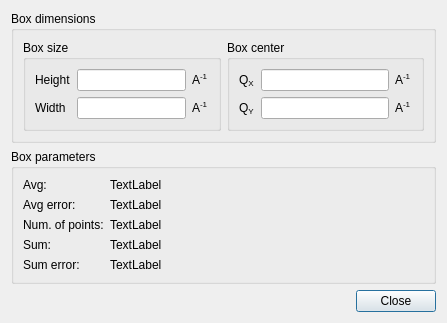
<?xml version="1.0" encoding="UTF-8"?>
<ui version="4.0">
 <class>BoxSumUI</class>
 <widget class="QDialog" name="BoxSumUI">
  <property name="geometry">
   <rect>
    <x>0</x>
    <y>0</y>
    <width>447</width>
    <height>315</height>
   </rect>
  </property>
  <property name="sizePolicy">
   <sizepolicy hsizetype="MinimumExpanding" vsizetype="MinimumExpanding">
    <horstretch>0</horstretch>
    <verstretch>0</verstretch>
   </sizepolicy>
  </property>
  <property name="windowTitle">
   <string>Box Sum</string>
  </property>
  <property name="windowIcon">
   <iconset resource="main_resources.qrc">
    <normaloff>:/res/ball.ico</normaloff>:/res/ball.ico</iconset>
  </property>
  <layout class="QGridLayout" name="gridLayout_7">
   <item row="0" column="0" colspan="2">
    <widget class="QGroupBox" name="groupBox">
     <property name="title">
      <string>Box dimensions</string>
     </property>
     <layout class="QGridLayout" name="gridLayout_4">
      <item row="0" column="0">
       <layout class="QGridLayout" name="gridLayout_3">
        <item row="0" column="0">
         <widget class="QGroupBox" name="groupBox_4">
          <property name="title">
           <string>Box size</string>
          </property>
          <layout class="QGridLayout" name="gridLayout">
           <item row="0" column="0">
            <widget class="QLabel" name="label">
             <property name="toolTip">
              <string>&lt;html&gt;&lt;head/&gt;&lt;body&gt;&lt;p&gt;Height of the box.&lt;/p&gt;&lt;/body&gt;&lt;/html&gt;</string>
             </property>
             <property name="text">
              <string>Height</string>
             </property>
            </widget>
           </item>
           <item row="0" column="1">
            <widget class="QLineEdit" name="txtBoxHeight">
             <property name="toolTip">
              <string>&lt;html&gt;&lt;head/&gt;&lt;body&gt;&lt;p&gt;Height of the box.&lt;/p&gt;&lt;/body&gt;&lt;/html&gt;</string>
             </property>
            </widget>
           </item>
           <item row="0" column="2">
            <widget class="QLabel" name="label_10">
             <property name="text">
              <string>&lt;html&gt;&lt;head/&gt;&lt;body&gt;&lt;p&gt;A&lt;span style=&quot; vertical-align:super;&quot;&gt;-1&lt;/span&gt;&lt;/p&gt;&lt;/body&gt;&lt;/html&gt;</string>
             </property>
            </widget>
           </item>
           <item row="1" column="0">
            <widget class="QLabel" name="label_2">
             <property name="toolTip">
              <string>&lt;html&gt;&lt;head/&gt;&lt;body&gt;&lt;p&gt;Width of the box.&lt;/p&gt;&lt;/body&gt;&lt;/html&gt;</string>
             </property>
             <property name="text">
              <string>Width</string>
             </property>
            </widget>
           </item>
           <item row="1" column="1">
            <widget class="QLineEdit" name="txtBoxWidth">
             <property name="toolTip">
              <string>&lt;html&gt;&lt;head/&gt;&lt;body&gt;&lt;p&gt;Width of the box.&lt;/p&gt;&lt;/body&gt;&lt;/html&gt;</string>
             </property>
            </widget>
           </item>
           <item row="1" column="2">
            <widget class="QLabel" name="label_11">
             <property name="text">
              <string>&lt;html&gt;&lt;head/&gt;&lt;body&gt;&lt;p&gt;A&lt;span style=&quot; vertical-align:super;&quot;&gt;-1&lt;/span&gt;&lt;/p&gt;&lt;/body&gt;&lt;/html&gt;</string>
             </property>
            </widget>
           </item>
          </layout>
         </widget>
        </item>
        <item row="0" column="1">
         <widget class="QGroupBox" name="groupBox_2">
          <property name="title">
           <string>Box center</string>
          </property>
          <layout class="QGridLayout" name="gridLayout_2">
           <item row="0" column="0">
            <widget class="QLabel" name="label_3">
             <property name="toolTip">
              <string>&lt;html&gt;&lt;head/&gt;&lt;body&gt;&lt;p&gt;X coordinate of the center of the box.&lt;/p&gt;&lt;/body&gt;&lt;/html&gt;</string>
             </property>
             <property name="text">
              <string>&lt;html&gt;&lt;head/&gt;&lt;body&gt;&lt;p&gt;Q&lt;span style=&quot; vertical-align:sub;&quot;&gt;X&lt;/span&gt;&lt;/p&gt;&lt;/body&gt;&lt;/html&gt;</string>
             </property>
            </widget>
           </item>
           <item row="0" column="1">
            <widget class="QLineEdit" name="txtCenterX">
             <property name="toolTip">
              <string>&lt;html&gt;&lt;head/&gt;&lt;body&gt;&lt;p&gt;X coordinate of the center of the box.&lt;/p&gt;&lt;/body&gt;&lt;/html&gt;</string>
             </property>
            </widget>
           </item>
           <item row="0" column="2">
            <widget class="QLabel" name="label_13">
             <property name="text">
              <string>&lt;html&gt;&lt;head/&gt;&lt;body&gt;&lt;p&gt;A&lt;span style=&quot; vertical-align:super;&quot;&gt;-1&lt;/span&gt;&lt;/p&gt;&lt;/body&gt;&lt;/html&gt;</string>
             </property>
            </widget>
           </item>
           <item row="1" column="0">
            <widget class="QLabel" name="label_4">
             <property name="toolTip">
              <string>&lt;html&gt;&lt;head/&gt;&lt;body&gt;&lt;p&gt;Y coordinate of the center of the box.&lt;/p&gt;&lt;/body&gt;&lt;/html&gt;</string>
             </property>
             <property name="text">
              <string>&lt;html&gt;&lt;head/&gt;&lt;body&gt;&lt;p&gt;Q&lt;span style=&quot; vertical-align:sub;&quot;&gt;Y&lt;/span&gt;&lt;/p&gt;&lt;/body&gt;&lt;/html&gt;</string>
             </property>
            </widget>
           </item>
           <item row="1" column="1">
            <widget class="QLineEdit" name="txtCenterY">
             <property name="toolTip">
              <string>&lt;html&gt;&lt;head/&gt;&lt;body&gt;&lt;p&gt;Y coordinate of the center of the box.&lt;/p&gt;&lt;/body&gt;&lt;/html&gt;</string>
             </property>
             <property name="text">
              <string/>
             </property>
            </widget>
           </item>
           <item row="1" column="2">
            <widget class="QLabel" name="label_12">
             <property name="text">
              <string>&lt;html&gt;&lt;head/&gt;&lt;body&gt;&lt;p&gt;A&lt;span style=&quot; vertical-align:super;&quot;&gt;-1&lt;/span&gt;&lt;/p&gt;&lt;/body&gt;&lt;/html&gt;</string>
             </property>
            </widget>
           </item>
          </layout>
         </widget>
        </item>
       </layout>
      </item>
     </layout>
    </widget>
   </item>
   <item row="1" column="0" colspan="2">
    <widget class="QGroupBox" name="groupBox_3">
     <property name="title">
      <string>Box parameters</string>
     </property>
     <layout class="QGridLayout" name="gridLayout_5">
      <item row="0" column="0">
       <layout class="QFormLayout" name="formLayout">
        <item row="0" column="0">
         <widget class="QLabel" name="label_5">
          <property name="toolTip">
           <string>&lt;html&gt;&lt;head/&gt;&lt;body&gt;&lt;p&gt;Average point count in selected region.&lt;/p&gt;&lt;/body&gt;&lt;/html&gt;</string>
          </property>
          <property name="text">
           <string>Avg:</string>
          </property>
         </widget>
        </item>
        <item row="0" column="1">
         <widget class="QLabel" name="lblAvg">
          <property name="toolTip">
           <string>&lt;html&gt;&lt;head/&gt;&lt;body&gt;&lt;p&gt;Average point count in selected region.&lt;/p&gt;&lt;/body&gt;&lt;/html&gt;</string>
          </property>
          <property name="text">
           <string>TextLabel</string>
          </property>
         </widget>
        </item>
        <item row="1" column="0">
         <widget class="QLabel" name="label_6">
          <property name="toolTip">
           <string>&lt;html&gt;&lt;head/&gt;&lt;body&gt;&lt;p&gt;Error of average point count in selected region.&lt;/p&gt;&lt;/body&gt;&lt;/html&gt;</string>
          </property>
          <property name="text">
           <string>Avg error:</string>
          </property>
         </widget>
        </item>
        <item row="1" column="1">
         <widget class="QLabel" name="lblAvgErr">
          <property name="toolTip">
           <string>&lt;html&gt;&lt;head/&gt;&lt;body&gt;&lt;p&gt;Error of average point count in selected region.&lt;/p&gt;&lt;/body&gt;&lt;/html&gt;</string>
          </property>
          <property name="text">
           <string>TextLabel</string>
          </property>
         </widget>
        </item>
        <item row="2" column="0">
         <widget class="QLabel" name="label_7">
          <property name="toolTip">
           <string>&lt;html&gt;&lt;head/&gt;&lt;body&gt;&lt;p&gt;Total number of points in the selected region.&lt;/p&gt;&lt;/body&gt;&lt;/html&gt;</string>
          </property>
          <property name="text">
           <string>Num. of points:</string>
          </property>
         </widget>
        </item>
        <item row="2" column="1">
         <widget class="QLabel" name="lblNumPoints">
          <property name="toolTip">
           <string>&lt;html&gt;&lt;head/&gt;&lt;body&gt;&lt;p&gt;Total number of points in the selected region.&lt;/p&gt;&lt;/body&gt;&lt;/html&gt;</string>
          </property>
          <property name="text">
           <string>TextLabel</string>
          </property>
         </widget>
        </item>
        <item row="3" column="0">
         <widget class="QLabel" name="label_8">
          <property name="toolTip">
           <string>&lt;html&gt;&lt;head/&gt;&lt;body&gt;&lt;p&gt;Sum of point intensities for all points in the selected region.&lt;/p&gt;&lt;/body&gt;&lt;/html&gt;</string>
          </property>
          <property name="text">
           <string>Sum:</string>
          </property>
         </widget>
        </item>
        <item row="3" column="1">
         <widget class="QLabel" name="lblSum">
          <property name="toolTip">
           <string>&lt;html&gt;&lt;head/&gt;&lt;body&gt;&lt;p&gt;Sum of point intensities for all points in the selected region.&lt;/p&gt;&lt;/body&gt;&lt;/html&gt;</string>
          </property>
          <property name="text">
           <string>TextLabel</string>
          </property>
         </widget>
        </item>
        <item row="4" column="0">
         <widget class="QLabel" name="label_9">
          <property name="toolTip">
           <string>&lt;html&gt;&lt;head/&gt;&lt;body&gt;&lt;p&gt;Error of point intensity sum for all points in the selected region.&lt;/p&gt;&lt;/body&gt;&lt;/html&gt;</string>
          </property>
          <property name="text">
           <string>Sum error:</string>
          </property>
         </widget>
        </item>
        <item row="4" column="1">
         <widget class="QLabel" name="lblSumErr">
          <property name="toolTip">
           <string>&lt;html&gt;&lt;head/&gt;&lt;body&gt;&lt;p&gt;Error of point intensity sum for all points in the selected region.&lt;/p&gt;&lt;/body&gt;&lt;/html&gt;</string>
          </property>
          <property name="text">
           <string>TextLabel</string>
          </property>
         </widget>
        </item>
       </layout>
      </item>
     </layout>
    </widget>
   </item>
   <item row="2" column="0">
    <spacer name="verticalSpacer">
     <property name="orientation">
      <enum>Qt::Vertical</enum>
     </property>
     <property name="sizeHint" stdset="0">
      <size>
       <width>20</width>
       <height>18</height>
      </size>
     </property>
    </spacer>
   </item>
   <item row="3" column="1">
    <widget class="QDialogButtonBox" name="buttonBox">
     <property name="orientation">
      <enum>Qt::Horizontal</enum>
     </property>
     <property name="standardButtons">
      <set>QDialogButtonBox::Close</set>
     </property>
    </widget>
   </item>
  </layout>
 </widget>
 <resources>
  <include location="main_resources.qrc"/>
 </resources>
 <connections>
  <connection>
   <sender>buttonBox</sender>
   <signal>accepted()</signal>
   <receiver>BoxSumUI</receiver>
   <slot>accept()</slot>
   <hints>
    <hint type="sourcelabel">
     <x>248</x>
     <y>254</y>
    </hint>
    <hint type="destinationlabel">
     <x>157</x>
     <y>274</y>
    </hint>
   </hints>
  </connection>
  <connection>
   <sender>buttonBox</sender>
   <signal>rejected()</signal>
   <receiver>BoxSumUI</receiver>
   <slot>reject()</slot>
   <hints>
    <hint type="sourcelabel">
     <x>316</x>
     <y>260</y>
    </hint>
    <hint type="destinationlabel">
     <x>286</x>
     <y>274</y>
    </hint>
   </hints>
  </connection>
 </connections>
</ui>
